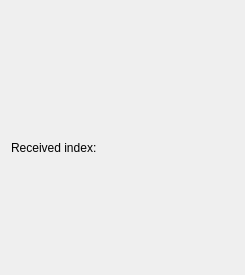
<?xml version="1.0" encoding="UTF-8"?>
<ui version="4.0">
 <class>Form</class>
 <widget class="QWidget" name="Form">
  <property name="geometry">
   <rect>
    <x>0</x>
    <y>0</y>
    <width>245</width>
    <height>275</height>
   </rect>
  </property>
  <property name="windowTitle">
   <string>Basic CEnumButton example</string>
  </property>
  <layout class="QVBoxLayout" name="verticalLayout">
   <item>
    <widget class="CEnumButton" name="CEnumButton">
     <property name="items" stdset="0">
      <stringlist>
       <string>Alpha (index 0)</string>
       <string>Bravo (index 1)</string>
       <string>Charlie (index 2)</string>
       <string>Delta (index 3)</string>
       <string>Echo (index 4)</string>
      </stringlist>
     </property>
     <property name="channel" stdset="0">
      <string notr="true">DemoDevice/Settings#IntVal</string>
     </property>
    </widget>
   </item>
   <item>
    <layout class="QFormLayout" name="formLayout">
     <item row="0" column="0">
      <widget class="QLabel" name="label">
       <property name="text">
        <string>Received index:</string>
       </property>
      </widget>
     </item>
     <item row="0" column="1">
      <widget class="CLabel" name="CLabel">
       <property name="displayFormat" stdset="0">
        <enum>PyDMLabel::Decimal</enum>
       </property>
       <property name="channel" stdset="0">
        <string notr="true">DemoDevice/Settings#IntVal</string>
       </property>
      </widget>
     </item>
    </layout>
   </item>
  </layout>
 </widget>
 <customwidgets>
  <customwidget>
   <class>PyDMLabel</class>
   <extends>QLabel</extends>
   <header>pydm.widgets.label</header>
  </customwidget>
  <customwidget>
   <class>PyDMEnumButton</class>
   <extends>QWidget</extends>
   <header>pydm.widgets.enum_button</header>
  </customwidget>
  <customwidget>
   <class>CEnumButton</class>
   <extends>PyDMEnumButton</extends>
   <header>comrad.widgets.buttons</header>
  </customwidget>
  <customwidget>
   <class>CLabel</class>
   <extends>PyDMLabel</extends>
   <header>comrad.widgets.indicators</header>
  </customwidget>
 </customwidgets>
 <resources/>
 <connections/>
</ui>
